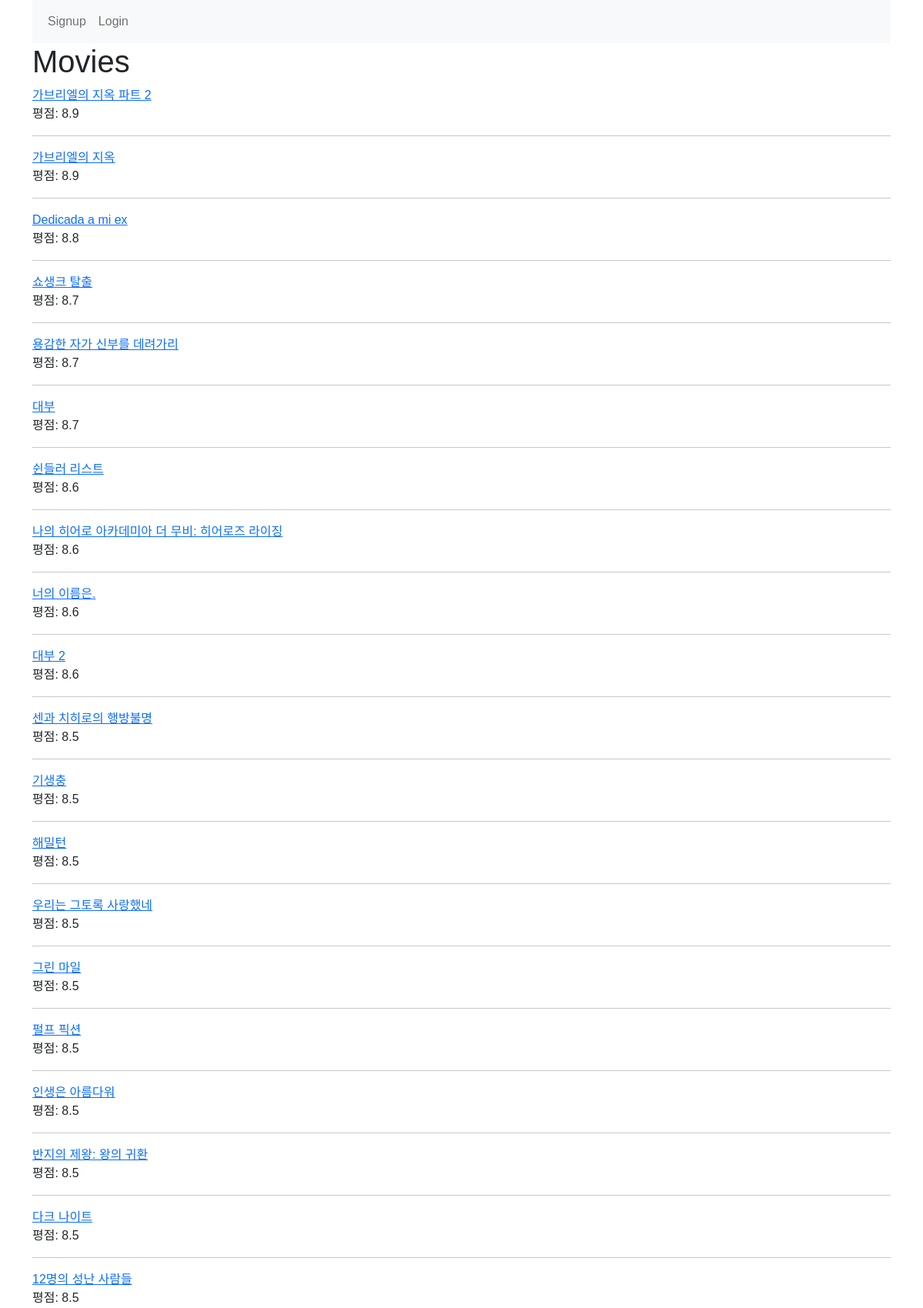
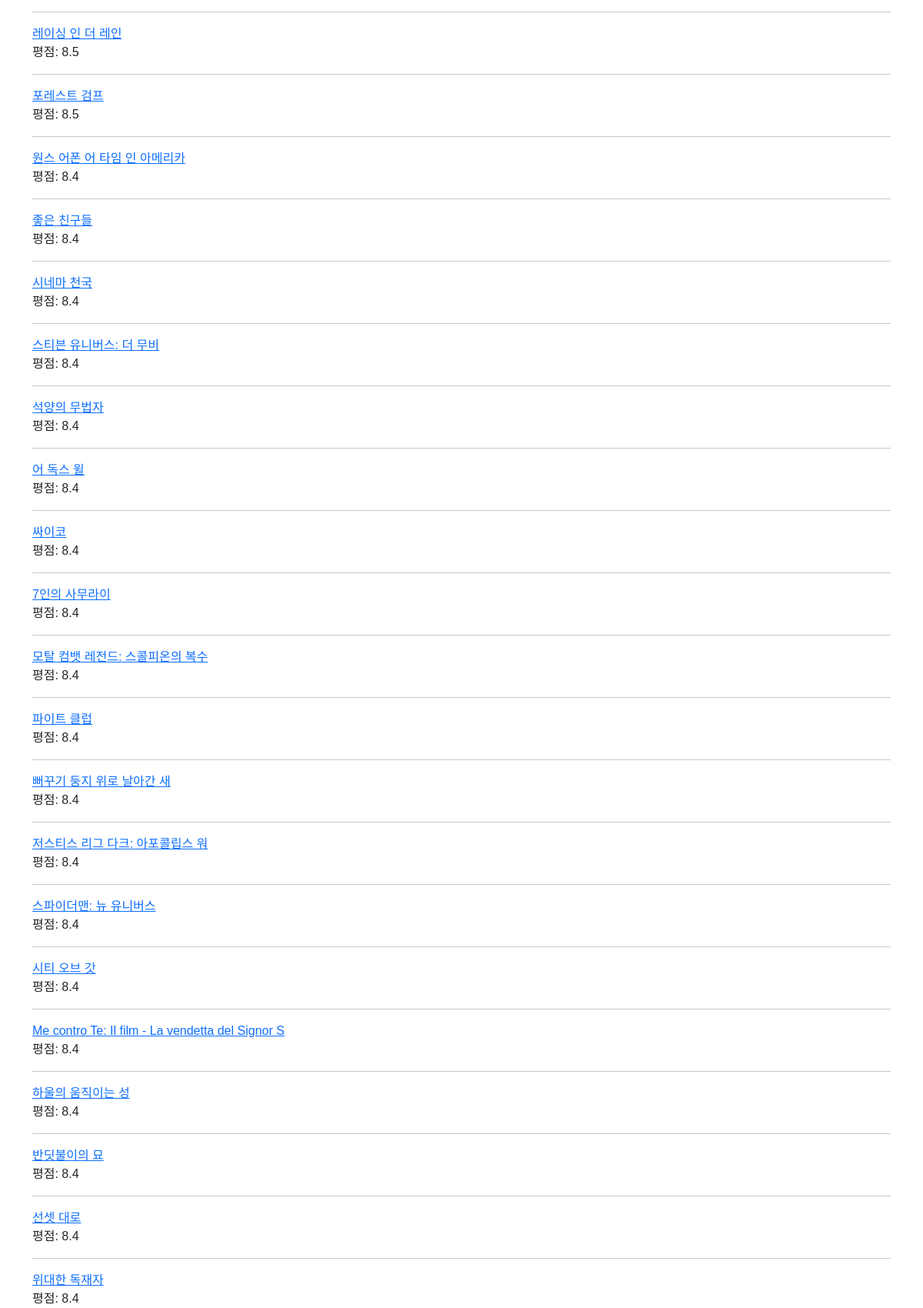
Page /movies/ (upper part) on the committed database (2 pictures, top to bottom).
### movies/models.py (models this page shows)
class Movie(models.Model):
    title = models.CharField(max_length=100)
    release_date = models.DateField()
    popularity = models.FloatField()
    vote_count = models.IntegerField()
    vote_average = models.FloatField()
    overview = models.TextField()
    poster_path = models.CharField(max_length=200)
    genres = models.ManyToManyField(Genre)

### movies/views.py (the view)
# urls.py: path('', views.index, name='index'),
@require_safe
def index(request):
    movies = Movie.objects.all()
    context = {
        'movies': movies
    }
    return render(request, 'movies/index.html', context)

### movies/templates/movies/index.html
{% extends 'base.html' %}
{% block content %}
  <h1>Movies</h1>
  {% for movie in movies %}
    <a href="{% url 'movies:detail' movie.pk %}">{{movie.title}}</a>
    <p>평점: {{movie.vote_average}}</p>
    <hr>
  {% endfor %}
{% endblock %}

### templates/base.html (style rules this page uses)
* { padding: 0; margin: 0; box-sizing: border-box; font-family: 'Noto Sans KR', sans-serif; }

### rows in the picture
Movie: title "가브리엘의 지옥 파트 2", vote_average "8.9"
Movie: title "가브리엘의 지옥", vote_average "8.9"
Movie: title "Dedicada a mi ex", vote_average "8.8"
Movie: title "쇼생크 탈출", vote_average "8.7"
Movie: title "용감한 자가 신부를 데려가리", vote_average "8.7"
Movie: title "대부", vote_average "8.7"
Movie: title "쉰들러 리스트", vote_average "8.6"
Movie: title "나의 히어로 아카데미아 더 무비: 히어로즈 라이징", vote_average "8.6"
Movie: title "너의 이름은.", vote_average "8.6"
Movie: title "대부 2", vote_average "8.6"
Movie: title "센과 치히로의 행방불명", vote_average "8.5"
Movie: title "기생충", vote_average "8.5"
Movie: title "해밀턴", vote_average "8.5"
Movie: title "우리는 그토록 사랑했네", vote_average "8.5"
Movie: title "그린 마일", vote_average "8.5"
Movie: title "펄프 픽션", vote_average "8.5"
Movie: title "인생은 아름다워", vote_average "8.5"
Movie: title "반지의 제왕: 왕의 귀환", vote_average "8.5"
Movie: title "다크 나이트", vote_average "8.5"
Movie: title "12명의 성난 사람들", vote_average "8.5"
Movie: title "레이싱 인 더 레인", vote_average "8.5"
Movie: title "포레스트 검프", vote_average "8.5"
Movie: title "원스 어폰 어 타임 인 아메리카", vote_average "8.4"
Movie: title "좋은 친구들", vote_average "8.4"
Movie: title "시네마 천국", vote_average "8.4"
Movie: title "스티븐 유니버스: 더 무비", vote_average "8.4"
Movie: title "석양의 무법자", vote_average "8.4"
Movie: title "어 독스 윌", vote_average "8.4"
Movie: title "싸이코", vote_average "8.4"
Movie: title "7인의 사무라이", vote_average "8.4"
Movie: title "모탈 컴뱃 레전드: 스콜피온의 복수", vote_average "8.4"
Movie: title "파이트 클럽", vote_average "8.4"
Movie: title "뻐꾸기 둥지 위로 날아간 새", vote_average "8.4"
Movie: title "저스티스 리그 다크: 아포콜립스 워", vote_average "8.4"
Movie: title "스파이더맨: 뉴 유니버스", vote_average "8.4"
Movie: title "시티 오브 갓", vote_average "8.4"
Movie: title "Me contro Te: Il film - La vendetta del Signor S", vote_average "8.4"
Movie: title "하울의 움직이는 성", vote_average "8.4"
Movie: title "반딧불이의 묘", vote_average "8.4"
Movie: title "선셋 대로", vote_average "8.4"
Movie: title "위대한 독재자", vote_average "8.4"
